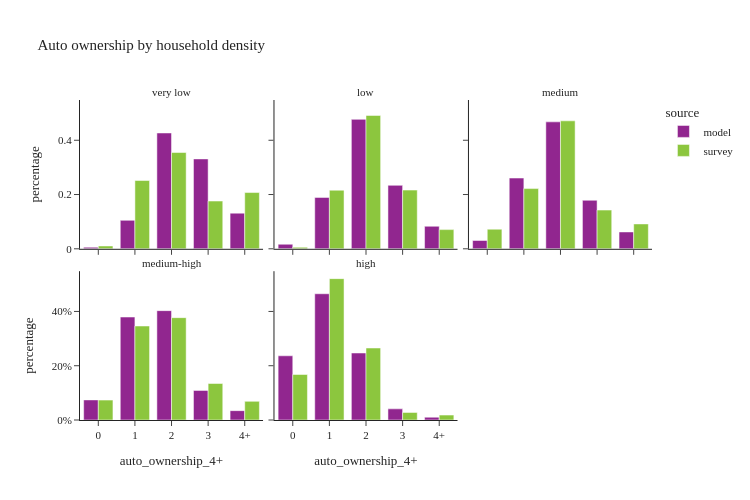

Write notebook code for a chart like this one.
### Code cell
util.plot_share_facetbar(hh_data.dropna(subset=['log_hh_1_group']), 'hh_weight', share_col="auto_ownership_4+", title="Auto ownership by household density", 

                            facet_col="log_hh_1_group", facet_col_wrap=3, height=500, orientation='v')

### Figure 1 — Plotly figure (JSON) as saved in the notebook; plotly's stock layout.template omitted (floating-point values rounded to 4 significant figures)
{"data": [{"alignmentgroup": "True", "customdata": [[1245], [22753], [92595], [71857], [28501]], "hovertemplate": "source=model<br>log_hh_1_group=very low<br>auto_ownership_4+=%{x}<br>percentage=%{y}<br>sample_size=%{customdata[0]}<extra></extra>", "legendgroup": "model", "marker": {"color": "#91268F", "pattern": {"shape": ""}}, "name": "model", "offsetgroup": "model", "orientation": "v", "showlegend": true, "textposition": "auto", "type": "bar", "x": ["0", "1", "2", "3", "4+"], "xaxis": "x4", "y": [0.005739, 0.1049, 0.4268, 0.3312, 0.1314], "yaxis": "y4"}, {"alignmentgroup": "True", "customdata": [[3650], [41098], [103546], [50764], [18013]], "hovertemplate": "source=model<br>log_hh_1_group=low<br>auto_ownership_4+=%{x}<br>percentage=%{y}<br>sample_size=%{customdata[0]}<extra></extra>", "legendgroup": "model", "marker": {"color": "#91268F", "pattern": {"shape": ""}}, "name": "model", "offsetgroup": "model", "orientation": "v", "showlegend": false, "textposition": "auto", "type": "bar", "x": ["0", "1", "2", "3", "4+"], "xaxis": "x5", "y": [0.01681, 0.1893, 0.477, 0.2339, 0.08298], "yaxis": "y5"}, {"alignmentgroup": "True", "customdata": [[13320], [113159], [203004], [77597], [26951]], "hovertemplate": "source=model<br>log_hh_1_group=medium<br>auto_ownership_4+=%{x}<br>percentage=%{y}<br>sample_size=%{customdata[0]}<extra></extra>", "legendgroup": "model", "marker": {"color": "#91268F", "pattern": {"shape": ""}}, "name": "model", "offsetgroup": "model", "orientation": "v", "showlegend": false, "textposition": "auto", "type": "bar", "x": ["0", "1", "2", "3", "4+"], "xaxis": "x6", "y": [0.03069, 0.2607, 0.4677, 0.1788, 0.06209], "yaxis": "y6"}, {"alignmentgroup": "True", "customdata": [[32135], [164581], [174809], [47337], [14947]], "hovertemplate": "source=model<br>log_hh_1_group=medium-high<br>auto_ownership_4+=%{x}<br>percentage=%{y}<br>sample_size=%{customdata[0]}<extra></extra>", "legendgroup": "model", "marker": {"color": "#91268F", "pattern": {"shape": ""}}, "name": "model", "offsetgroup": "model", "orientation": "v", "showlegend": false, "textposition": "auto", "type": "bar", "x": ["0", "1", "2", "3", "4+"], "xaxis": "x", "y": [0.07408, 0.3794, 0.403, 0.1091, 0.03446], "yaxis": "y"}, {"alignmentgroup": "True", "customdata": [[102739], [202029], [107206], [17832], [4457]], "hovertemplate": "source=model<br>log_hh_1_group=high<br>auto_ownership_4+=%{x}<br>percentage=%{y}<br>sample_size=%{customdata[0]}<extra></extra>", "legendgroup": "model", "marker": {"color": "#91268F", "pattern": {"shape": ""}}, "name": "model", "offsetgroup": "model", "orientation": "v", "showlegend": false, "textposition": "auto", "type": "bar", "x": ["0", "1", "2", "3", "4+"], "xaxis": "x2", "y": [0.2366, 0.4652, 0.2469, 0.04106, 0.01026], "yaxis": "y2"}, {"alignmentgroup": "True", "customdata": [[5], [83], [140], [63], [34]], "hovertemplate": "source=survey<br>log_hh_1_group=very low<br>auto_ownership_4+=%{x}<br>percentage=%{y}<br>sample_size=%{customdata[0]}<extra></extra>", "legendgroup": "survey", "marker": {"color": "#8CC63E", "pattern": {"shape": ""}}, "name": "survey", "offsetgroup": "survey", "orientation": "v", "showlegend": true, "textposition": "auto", "type": "bar", "x": ["0", "1", "2", "3", "4+"], "xaxis": "x4", "y": [0.01043, 0.2516, 0.3547, 0.1759, 0.2073], "yaxis": "y4"}, {"alignmentgroup": "True", "customdata": [[8], [74], [132], [46], [12]], "hovertemplate": "source=survey<br>log_hh_1_group=low<br>auto_ownership_4+=%{x}<br>percentage=%{y}<br>sample_size=%{customdata[0]}<extra></extra>", "legendgroup": "survey", "marker": {"color": "#8CC63E", "pattern": {"shape": ""}}, "name": "survey", "offsetgroup": "survey", "orientation": "v", "showlegend": false, "textposition": "auto", "type": "bar", "x": ["0", "1", "2", "3", "4+"], "xaxis": "x5", "y": [0.005597, 0.2159, 0.4914, 0.2164, 0.0707], "yaxis": "y5"}, {"alignmentgroup": "True", "customdata": [[26], [205], [239], [65], [30]], "hovertemplate": "source=survey<br>log_hh_1_group=medium<br>auto_ownership_4+=%{x}<br>percentage=%{y}<br>sample_size=%{customdata[0]}<extra></extra>", "legendgroup": "survey", "marker": {"color": "#8CC63E", "pattern": {"shape": ""}}, "name": "survey", "offsetgroup": "survey", "orientation": "v", "showlegend": false, "textposition": "auto", "type": "bar", "x": ["0", "1", "2", "3", "4+"], "xaxis": "x6", "y": [0.07227, 0.2219, 0.4716, 0.1427, 0.09165], "yaxis": "y6"}, {"alignmentgroup": "True", "customdata": [[54], [342], [218], [44], [29]], "hovertemplate": "source=survey<br>log_hh_1_group=medium-high<br>auto_ownership_4+=%{x}<br>percentage=%{y}<br>sample_size=%{customdata[0]}<extra></extra>", "legendgroup": "survey", "marker": {"color": "#8CC63E", "pattern": {"shape": ""}}, "name": "survey", "offsetgroup": "survey", "orientation": "v", "showlegend": false, "textposition": "auto", "type": "bar", "x": ["0", "1", "2", "3", "4+"], "xaxis": "x", "y": [0.07325, 0.3464, 0.3771, 0.1345, 0.06872], "yaxis": "y"}, {"alignmentgroup": "True", "customdata": [[489], [873], [260], [28], [7]], "hovertemplate": "source=survey<br>log_hh_1_group=high<br>auto_ownership_4+=%{x}<br>percentage=%{y}<br>sample_size=%{customdata[0]}<extra></extra>", "legendgroup": "survey", "marker": {"color": "#8CC63E", "pattern": {"shape": ""}}, "name": "survey", "offsetgroup": "survey", "orientation": "v", "showlegend": false, "textposition": "auto", "type": "bar", "x": ["0", "1", "2", "3", "4+"], "xaxis": "x2", "y": [0.1677, 0.5209, 0.2653, 0.02796, 0.01814], "yaxis": "y2"}], "layout": {"annotations": [{"font": {}, "showarrow": false, "text": "medium-high", "x": 0.16, "xanchor": "center", "xref": "paper", "y": 0.465, "yanchor": "bottom", "yref": "paper"}, {"font": {}, "showarrow": false, "text": "high", "x": 0.5, "xanchor": "center", "xref": "paper", "y": 0.465, "yanchor": "bottom", "yref": "paper"}, {"font": {}, "showarrow": false, "text": "very low", "x": 0.16, "xanchor": "center", "xref": "paper", "y": 1.0, "yanchor": "bottom", "yref": "paper"}, {"font": {}, "showarrow": false, "text": "low", "x": 0.5, "xanchor": "center", "xref": "paper", "y": 1.0, "yanchor": "bottom", "yref": "paper"}, {"font": {}, "showarrow": false, "text": "medium", "x": 0.84, "xanchor": "center", "xref": "paper", "y": 1.0, "yanchor": "bottom", "yref": "paper"}], "barmode": "group", "height": 500, "legend": {"title": {"text": "source"}, "tracegroupgap": 0}, "title": {"text": "Auto ownership by household density"}, "width": 750, "xaxis": {"anchor": "y", "domain": [0.0, 0.32], "title": {"text": "auto_ownership_4+"}}, "xaxis2": {"anchor": "y2", "domain": [0.34, 0.66], "matches": "x", "title": {"text": "auto_ownership_4+"}}, "xaxis3": {"anchor": "y3", "domain": [0.68, 1.0], "matches": "x", "title": {"text": "auto_ownership_4+"}}, "xaxis4": {"anchor": "y4", "domain": [0.0, 0.32], "matches": "x", "showticklabels": false}, "xaxis5": {"anchor": "y5", "domain": [0.34, 0.66], "matches": "x", "showticklabels": false}, "xaxis6": {"anchor": "y6", "domain": [0.68, 1.0], "matches": "x", "showticklabels": false}, "yaxis": {"anchor": "x", "domain": [0.0, 0.465], "tickformat": ".0%", "title": {"text": "percentage"}}, "yaxis2": {"anchor": "x2", "domain": [0.0, 0.465], "matches": "y", "showticklabels": false, "tickformat": ".0%"}, "yaxis3": {"anchor": "x3", "domain": [0.0, 0.465], "matches": "y", "showticklabels": false}, "yaxis4": {"anchor": "x4", "domain": [0.535, 1.0], "matches": "y", "title": {"text": "percentage"}}, "yaxis5": {"anchor": "x5", "domain": [0.535, 1.0], "matches": "y", "showticklabels": false}, "yaxis6": {"anchor": "x6", "domain": [0.535, 1.0], "matches": "y", "showticklabels": false}}}
